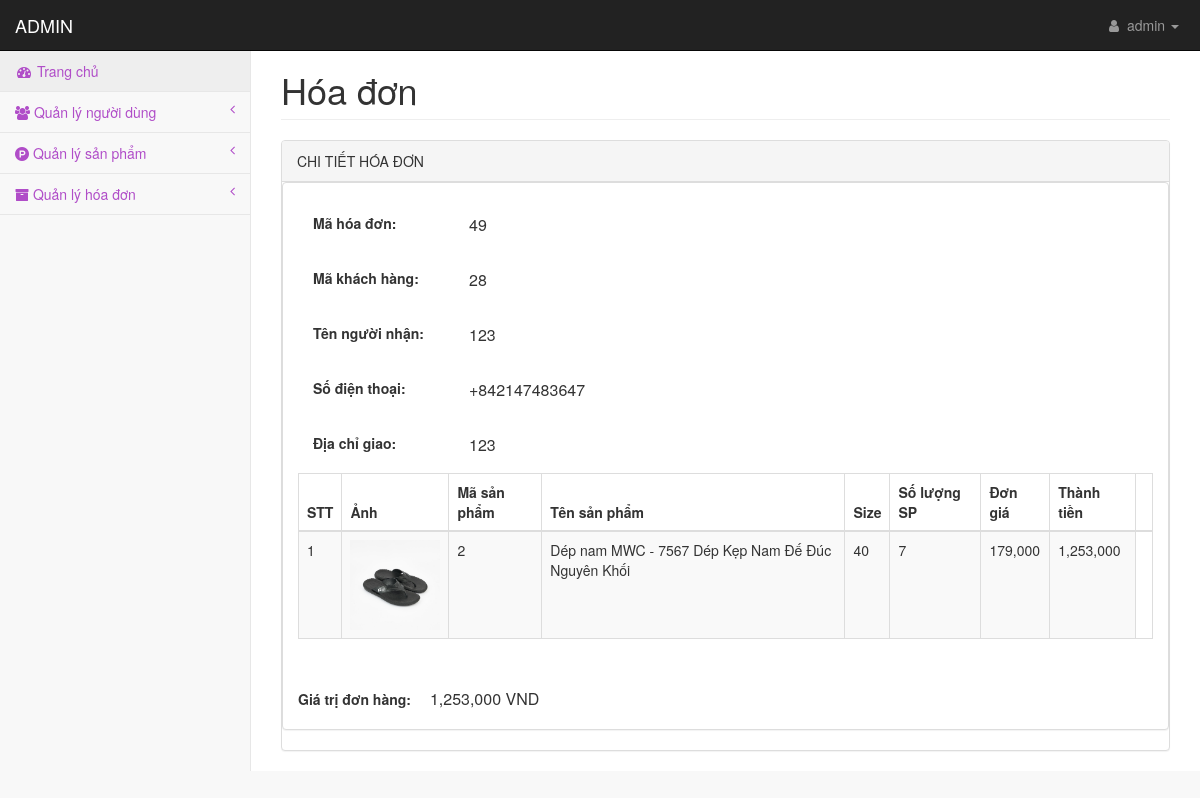
Page /admin/pages/chitiethoadon.php?maHoaDon=49 (signed in) on the committed database.
### tables this page shows
CREATE TABLE `tbl_hoadon` (
  `maHoaDon` int(11) NOT NULL,
  `maKhachHang` int(11) NOT NULL,
  `ngayDat` date NOT NULL,
  `giaTriHD` int(11) NOT NULL
);

CREATE TABLE `tbl_chitiethoadon` (
  `idHD` int(11) NOT NULL,
  `maHoaDon` int(11) NOT NULL,
  `tenNguoiNhan` varchar(255) NOT NULL,
  `sdtKH` int(11) NOT NULL,
  `ghiChu` varchar(255) NOT NULL,
  `maSP` int(11) NOT NULL,
  `tenSP` varchar(255) NOT NULL,
  `soLuongSP` int(11) NOT NULL,
  `sizeSP` int(11) NOT NULL,
  `giaSP` int(11) NOT NULL,
  `mieuTaSP` varchar(255) NOT NULL,
  `hinhAnhSP` varchar(255) NOT NULL,
  `diachi` varchar(255) NOT NULL
);

### admin/lib/database.php (called while the page is built, shortened)
<?php
Class Database{
   public $host   = DB_HOST;
   public $user   = DB_USER;
   public $pass   = DB_PASS;
   public $dbname = DB_NAME;
   public $link;
private function connectDB(){
   $this->link = new mysqli($this->host, $this->user, $this->pass,
    $this->dbname);
 }
public function select($query){
  $result = $this->link->query($query) or
   die($this->link->error.__LINE__);
  if($result->num_rows > 0){
    return $result;
  } else {
    return false;
  }
 }
}

### admin/classes/hoadon.php (called while the page is built, shortened)
<?php
    require_once '../lib/database.php';
?>
<?php
    class hoadon
    {
        private $db;
        public function __construct()
        {
            $this->db = new Database();
        }
        public function show_chitiethoadon($id)
        {
            $query = "SELECT * FROM tbl_hoadon, tbl_chitiethoadon WHERE tbl_hoadon.maHoaDon = tbl_chitiethoadon.maHoaDon AND tbl_hoadon.maHoaDon = '$id' ";
            $result = $this->db->select($query);
            return $result;
        }
        public function show_chitiethoadon2($id)
        {
            $query="SELECT *,sum(`soLuongSP`) FROM `tbl_chitiethoadon` WHERE `maHoaDon`='$id' and `soLuongSP`>0 GROUP BY `maSP`";
            $result = $this->db->select($query);
            return $result;
        }
    }
?>

### admin/pages/chitiethoadon.php (the view, shortened to what this page needs)
<?php
    include 'header.php';
?>
<?php  include_once '../classes/hoadon.php' ?>
<?php
    $hoadon = new hoadon();
    if (!isset($_GET['maHoaDon']) || $_GET['maHoaDon'] == ''){
        echo "<script>'window.location = 'orders.php'</script>";
    }else{
        $id = $_GET['maHoaDon'];
        $infoHD = $hoadon->show_chitiethoadon($id);
    }
?>
            <div id="page-wrapper">
                <div class="container-fluid">
                    <div class="row">
                        <div class="col-lg-12">
                            <h1 class="page-header" >Hóa đơn</h1>
                        </div>
                    </div>
                    <div class="row">
                        <div class="col-lg-12">
                            <div class="panel panel-default">
                                <div class="panel-heading">
                                    CHI TIẾT HÓA ĐƠN
                                </div>
                                <div class="panel panel-default">
                        <div class="panel-body">
                            <?php
                                $resultHD = $infoHD->fetch_assoc();
                             ?>
                            <form action="" method="POST" enctype="multipart/form-data" name="formUser" onsubmit="return validationForm()">
                                <table style="width: 100%;">
                                <tr>
                                    <td class="tabLabel">
                                        <label class="labelAddProduct">Mã hóa đơn:  </label>
                                    </td>
                                    <td>
                                       <h5 style="font-size: 16px;"><?php echo $resultHD['maHoaDon'] ?></h5>
                                    </td>
                                </tr>
                                <tr>
                                    <td class="tabLabel">
                                        <label class="labelAddProduct">Mã khách hàng: </label>
                                    </td>
                                    <td>
                                        <h5 style="font-size: 16px;"><?php echo $resultHD['maKhachHang'] ?></h5>
                                    </td>
                                </tr>
                                <tr>
                                    <td class="tabLabel">
                                        <label class="labelAddProduct">Tên người nhận:</label>
                                    </td>
                                    <td>
                                        <h5 style="font-size: 16px;"><?php echo $resultHD['tenNguoiNhan'] ?></h5>
                                    </td>
                                </tr>
                                <tr>
                                    <td class="tabLabel">
                                        <label class="labelAddProduct">Số điện thoại: </label>
                                    </td>
                                    <td>
                                       <h5 style="font-size: 16px;">+84<?php echo $resultHD['sdtKH'] ?></h5>
                                    </td>
                                </tr>
                                <tr>
                                    <td class="tabLabel">
                                        <label class="labelAddProduct">Địa chỉ giao: </label>
                                    </td>
                                    <td>
                                        <h5 style="font-size: 16px;"><?php echo $resultHD['diachi'] ?></h5>
                                    </td>
                                </tr>
                                <tr>
                                <div class="table-responsive">
                                        <table class="table table-striped table-bordered table-hover" id="dataTables-example">
                                            <thead>
                                                <tr>
                                                    <th>STT</th>
                                                    <th>Ảnh</th>
                                                    <th>Mã sản phẩm</th>
                                                    <th>Tên sản phẩm</th>
                                                    <th>Size</th>
                                                    <th>Số lượng SP</th>
                                                    <th>Đơn giá</th>
                                                    <th>Thành tiền</th>
                                                     <th></th>
                                                </tr>
                                            </thead>
                                            <tbody>
                                                <?php
                                                $infoHD2 = $hoadon->show_chitiethoadon2($id);
                                                        $i = 0;
                                                        while ($resultSPHD = $infoHD2->fetch_assoc()){
                                                               $i++;
                                                ?>
                                                <tr class="odd gradeX">
                                                    <td><?php echo $i; ?></td>
                                                    <td><img src="uploads/<?php echo $resultSPHD['hinhAnhSP']; ?>" width="90"></td>
                                                    <td><?php echo $resultSPHD['maSP']; ?></td>
                                                    <td><?php echo $resultSPHD['tenSP']; ?></td>
                                                    <td><?php echo $resultSPHD['sizeSP']; ?></td>
                                                    <td><?php echo $resultSPHD['sum(`soLuongSP`)']; ?></td>
                                                    <td><?php echo number_format($resultSPHD['giaSP']); ?></td>
                                                    <?php
                                                        $thanhtien = $resultSPHD['sum(`soLuongSP`)'] * $resultSPHD['giaSP'];
                                                    ?>
                                                    <td><?php echo number_format($thanhtien); ?></td>
                                                    <?php
                                                    }
                                                    ?>
                                                </tr>
                                            </tbody>
                                        </table>
                                </div>
                                </tr>
                                <tr>
                                    <td class="tabLabel">
                                        <label class="labelAddProduct">Giá trị đơn hàng: </label>
                                    </td>
                                    <td>
                                        <span style="font-size: 16px;"><?php echo number_format($resultHD['giaTriHD']) ?> VND</span>
                                    </td>
                                 </table>
                            </form>
                         </div>
                            </div>
                        </div>
                    </div>
                                </div>
                            </div>
                        </div>
                    </div>
    </body>
</html>

### admin/css/style.css (style rules this page uses)
.labelAddProduct { font-size: 14px; padding: 15px; }
td.tabLabel { width: 20%; }

### admin/css/startmin.css (style rules this page uses)
body { background-color: #f8f8f8; }
#page-wrapper { padding-top: 30px; min-height: 568px; background-color: #fff; }
@media (min-width:768px) { #page-wrapper { position: inherit; margin-left: 250px; padding: 30px 15px 0 15px; border-left: 1px solid #e7e7e7; } }

### rows in the picture
tbl_hoadon: tbl_chitiethoadon.maHoaDon "49", maKhachHang "28", tbl_chitiethoadon.tenNguoiNhan "123", tbl_chitiethoadon.sdtKH "2147483647", tbl_chitiethoadon.diachi "123", giaTriHD "1,253,000"
tbl_chitiethoadon: hinhAnhSP (picture), maSP "2", tenSP "Dép nam MWC - 7567 Dép Kẹp Nam Đế Đúc Nguyên Khối", sizeSP "40", sum "7", giaSP "179,000", thanhtien "1,253,000"

### other values in the picture
Session::get('tenNguoiQuanTri') "admin"
